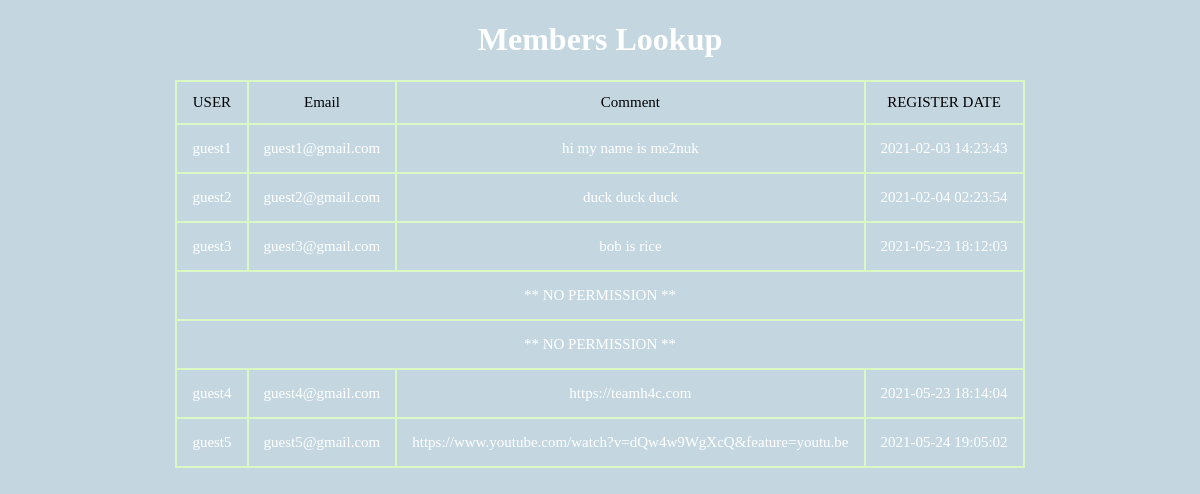
The page /app/home.php on the database its author committed.
### tables this page shows
CREATE TABLE `members` (
  `username` varchar(100) NOT NULL,
  `password` varchar(100) NOT NULL,
  `email` varchar(50) NOT NULL,
  `comment` varchar(200) DEFAULT 'hello everyone',
  `role` varchar(20) NOT NULL,
  `regdate` timestamp NOT NULL DEFAULT CURRENT_TIMESTAMP
);

### app/home.php (the view, shortened to what this page needs)
<?php
include("config/config.php");
?>
<!DOCTYPE html>
<html lang="en">
<head>
    <link rel="stylesheet" type="text/css" href="./static/css/font.css">
    <link rel="stylesheet" type="text/css" href="./static/css/main.css">
    <link rel="stylesheet" type="text/css" href="./static/css/table.css">
</head>
<body>
    <div>
        <h1>Members Lookup</h1>
    </div>
    <table>
        <thead>
            <tr>
                <td>USER</td>
                <td>Email</td>
                <td>Comment</td>
                <td>REGISTER DATE</td>
            </tr>
        </thead>
        <?php
            if(isset($_GET['username']) && isset($_GET['email'])){
                $username = waf($_GET['username']);
                $email = waf($_GET['email'], true);
                $query = $conn->query("SELECT * FROM members WHERE username='$username' and email='$email'");
                $res = $query->fetch_assoc();
		if(!$res){
			alert("Not Found :(");
		}else{
			?>
                    	<tr>
                        	<td><?php echo $res['username']; ?></td>
                        	<td><?php echo $res['email']; ?></td>
                        	<td><?php echo $res['comment']; ?></td>
                        	<td><?php echo $res['regdate']; ?></td>
                    	</tr>
                <?php
		}
            }else{
                $query = $conn->query("SELECT * FROM members");
		while($res = mysqli_fetch_assoc($query)){
                    if($res['role'] == 'admin'){
                    	?>
				<tr>
					<td colspan=4>** NO PERMISSION **</td>
				</tr>
			<?php
                    }else{
                        ?>
                        <tr>
                            <td><?php echo $res['username']; ?></td>
                            <td><?php echo $res['email']; ?></td>
                            <td><?php echo $res['comment']; ?></td>
                            <td><?php echo $res['regdate']; ?></td>
                        </tr>
                        <?php
                    }
                }
            }
        ?>
    </table>
</body>
</html>

### app/static/css/main.css (style rules this page uses)
html { font-family: 'BMJUA'; background: #C4D7E0; color: #fff; }
body { text-align: center; }

### app/static/css/table.css (style rules this page uses)
body { text-align: center; }
table { border-collapse: collapse; display: inline-block; font-size: 15px; color: #000; }
thead { border-bottom: 2px solid #D9F8C4; }
thead>tr>td { border-left: 2px solid #D9F8C4; border-right: 2px solid #D9F8C4; border-top: 2px solid #D9F8C4; color: #000; padding: 12px; }
tbody>tr>td { border-bottom: 2px solid #D9F8C4; padding: 15px; color: #fff; }
tbody>tr { border-left: 2px solid #D9F8C4; border-right: 2px solid #D9F8C4; }
tbody>tr>td:nth-child(1), tbody>tr>td:nth-child(2), tbody>tr>td:nth-child(3) { border-right: 2px solid #D9F8C4; }

### rows shown on the page
members: username "guest1", email "guest1@gmail.com", comment "hi my name is me2nuk", regdate "2021-02-03 14:23:43"
members: username "guest2", email "guest2@gmail.com", comment "duck duck duck", regdate "2021-02-04 02:23:54"
members: username "guest3", email "guest3@gmail.com", comment "bob is rice", regdate "2021-05-23 18:12:03"
members: role "** NO PERMISSION **"
members: role "** NO PERMISSION **"
members: username "guest4", email "guest4@gmail.com", comment "https://teamh4c.com", regdate "2021-05-23 18:14:04"
members: username "guest5", email "guest5@gmail.com", comment "https://www.youtube.com/watch?v=dQw4w9WgXcQ&feature=youtu.be", regdate "2021-05-24 19:05:02"
